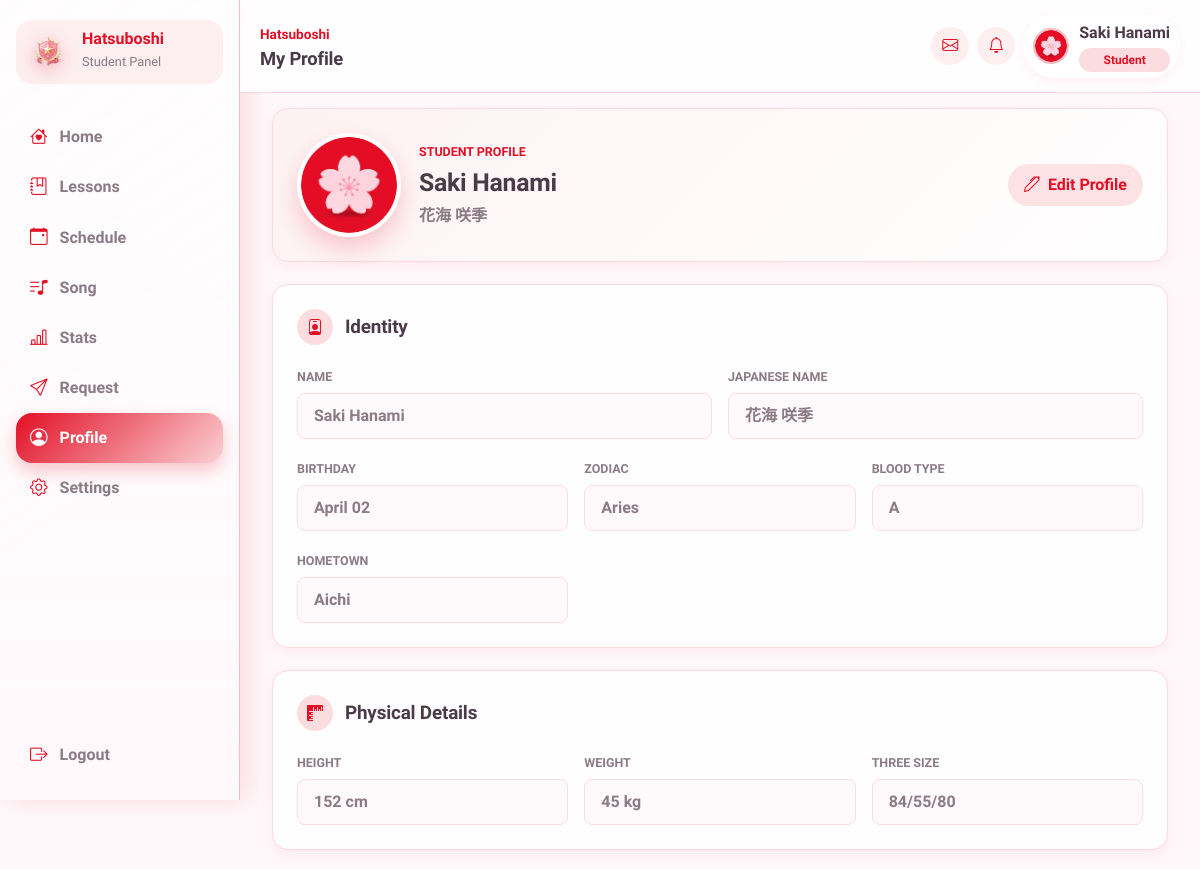
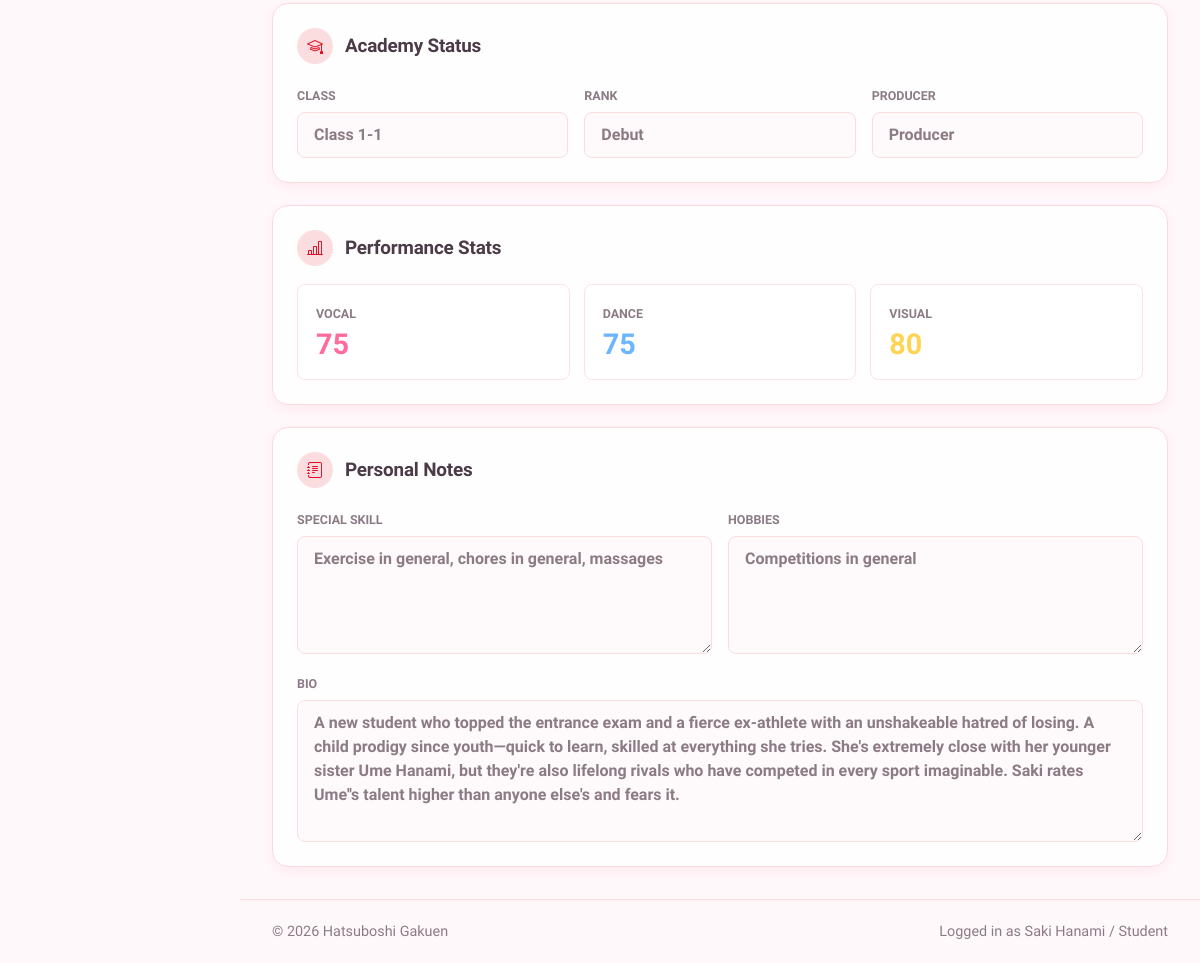
Page /student/profile.php (signed in) on the committed database (2 pictures, top to bottom).
### tables this page shows
CREATE TABLE `students` (
  `id` int(11) NOT NULL AUTO_INCREMENT,
  `user_id` int(11) NOT NULL,
  `name` varchar(100) NOT NULL,
  `name_jp` varchar(100) DEFAULT NULL,
  `birthday` date DEFAULT NULL,
  `zodiac` varchar(30) DEFAULT NULL,
  `blood_type` char(2) DEFAULT NULL,
  `height` int(11) DEFAULT NULL,
  `weight` int(11) DEFAULT NULL,
  `three_size` varchar(20) DEFAULT NULL,
  `hometown` varchar(50) DEFAULT NULL,
  `hobbies` text DEFAULT NULL,
  `special_skill` text DEFAULT NULL,
  `school_year` varchar(20) DEFAULT NULL,
  `rank` varchar(10) GENERATED ALWAYS AS (case when (`vocal` + `dance` + `visual`) * 2.3 >= 35000 then 'S5' when (`vocal` + `dance` + `visual`) * 2.3 >= 26000 then 'S4' when (`vocal` + `dance` + `visual`) * 2.3 >= 23000 then 'SSS+' when (`vocal` + `dance` + `visual`) * 2.3 >= 20000 then 'SSS' when (`vocal` + `dance` + `visual`) * 2.3 >= 16000 then 'SS' when (`vocal` + `dance` + `visual`) * 2.3 >= 14500 then 'S+' when (`vocal` + `dance` + `visual`) * 2.3 >= 13000 then 'S' when (`vocal` + `dance` + `visual`) * 2.3 >= 12000 then 'A+' when (`vocal` + `dance` + `visual`) * 2.3 >= 11000 then 'A' when (`vocal` + `dance` + `visual`) * 2.3 >= 10000 then 'B+' when (`vocal` + `dance` + `visual`) * 2.3 >= 9000 then 'B' when (`vocal` + `dance` + `visual`) * 2.3 >= 7500 then 'C+' when (`vocal` + `dance` + `visual`) * 2.3 >= 6500 then 'C' when (`vocal` + `dance` + `visual`) * 2.3 >= 5000 then 'D' when (`vocal` + `dance` + `visual`) * 2.3 >= 3000 then 'E' else 'Debut' end) STORED,
  `vocal` int(11) NOT NULL DEFAULT 0,
  `dance` int(11) NOT NULL DEFAULT 0,
  `visual` int(11) NOT NULL DEFAULT 0,
  `bio` text DEFAULT NULL,
  `producer_id` int(11) DEFAULT NULL,
  `producer_status` enum('active','removal_pending','released','unassigned') DEFAULT 'unassigned',
  `created_at` datetime NOT NULL DEFAULT current_timestamp(),
  `updated_at` datetime NOT NULL DEFAULT current_timestamp() ON UPDATE current_timestamp(),
  PRIMARY KEY (`id`),
  UNIQUE KEY `uniq_students_user_id` (`user_id`),
  KEY `idx_students_producer_id` (`producer_id`),
  KEY `idx_students_rank` (`rank`),
  CONSTRAINT `fk_students_producer` FOREIGN KEY (`producer_id`) REFERENCES `users` (`id`) ON DELETE SET NULL ON UPDATE CASCADE,
  CONSTRAINT `fk_students_user` FOREIGN KEY (`user_id`) REFERENCES `users` (`id`) ON DELETE CASCADE ON UPDATE CASCADE
);

CREATE TABLE `users` (
  `id` int(11) NOT NULL AUTO_INCREMENT,
  `username` varchar(50) NOT NULL,
  `password` varchar(255) NOT NULL,
  `role` enum('admin','producer','teacher','student') NOT NULL,
  `avatar` varchar(255) DEFAULT NULL,
  `is_active` tinyint(1) NOT NULL DEFAULT 1,
  `created_at` datetime NOT NULL DEFAULT current_timestamp(),
  `updated_at` datetime NOT NULL DEFAULT current_timestamp() ON UPDATE current_timestamp(),
  `last_login` datetime DEFAULT NULL,
  `theme_primary_color` varchar(20) DEFAULT '#FF6B9D',
  `theme_secondary_color` varchar(20) DEFAULT '#FFB3D1',
  PRIMARY KEY (`id`),
  UNIQUE KEY `uniq_users_username` (`username`),
  KEY `idx_users_role` (`role`),
  KEY `idx_users_is_active` (`is_active`)
);

### student/profile.php (the view, shortened to what this page needs)
<?php
require_once '../config/database.php';
function e(?string $value): string
{
    return htmlspecialchars($value ?? '', ENT_QUOTES, 'UTF-8');
}
function format_profile_birthday(?string $birthday): string
{
    return date('F d', strtotime($birthday));
}
$stmt = $pdo->prepare(
    'SELECT
    s.*,
    u.username,
    u.avatar,
    u.theme_primary_color,
    u.theme_secondary_color,
    p.username AS producer_name
    FROM students s
    INNER JOIN users u ON u.id = s.user_id
    LEFT JOIN users p ON p.id = s.producer_id
    WHERE s.user_id = ?
    LIMIT 1'
);
$stmt->execute([$_SESSION['id']]);
$student = $stmt->fetch();
$producer_status = $student['producer_status'] ?? 'unassigned';
$producer_status_label = ucwords(str_replace('_', ' ', $producer_status));
$producer_display = in_array($producer_status, ['active', 'removal_pending'], true)
    ? ($student['producer_name'] ?: 'Producer not found')
    : $producer_status_label;
$profile_avatar = trim((string) ($student['avatar'] ?? ''));
$default_student_avatar_path = '/gakumas-sms/assets/images/avatars/default.webp';
if ($profile_avatar !== '') {
    $profile_avatar_path = str_replace('\\', '/', $profile_avatar);
    if (!str_starts_with($profile_avatar_path, '/') && !preg_match('/^https?:\/\//i', $profile_avatar_path)) {
        $profile_avatar_path = '/gakumas-sms/assets/images/avatars/idols/' . rawurlencode($profile_avatar_path);
    }
} else {
    $profile_avatar_path = $default_student_avatar_path;
}
require_once '../includes/header.php';
require_once '../includes/sidebar.php';
?>
<main class="dashboard-main profile-main">
    <form action="/gakumas-sms/student/profile.php" method="post" class="profile-form" enctype="multipart/form-data">
    <section class="profile-hero card">
        <div class="profile-avatar-wrap">
            <img src="<?= e($profile_avatar_path) ?>" alt="<?= e($student['name']) ?>" class="profile-avatar" id="profileAvatarPreview">
        </div>
        <div class="profile-hero-copy">
            <p class="dashboard-eyebrow">Student Profile</p>
            <h2><?= e($student['name']) ?></h2>
            <?php if (!empty($student['name_jp'])): ?>
                <p lang="ja"><?= e($student['name_jp']) ?></p>
            <?php endif; ?>
        </div>
        <button type="button" class="profile-edit-button" id="profileEditButton" aria-pressed="false">
            <i class="bi bi-pen" aria-hidden="true"></i>
            Edit Profile
        </button>
    </section>
        <section class="card profile-card">
            <div class="profile-card-heading">
                <i class="bi bi-person-badge" aria-hidden="true"></i>
                <h2>Identity</h2>
            </div>
            <div class="row g-3">
                <div class="col-md-6">
                    <label for="name" class="form-label">Name</label>
                    <input type="text" id="name" name="name" class="form-control" value="<?= e($student['name']) ?>" readonly>
                </div>
                <div class="col-md-6">
                    <label for="name_jp" class="form-label">Japanese Name</label>
                    <input type="text" id="name_jp" name="name_jp" class="form-control" value="<?= e($student['name_jp']) ?>" readonly>
                </div>
                <div class="col-md-4">
                    <label for="birthday" class="form-label">Birthday</label>
                    <input type="text" id="birthday" name="birthday" class="form-control" value="<?= e(format_profile_birthday($student['birthday'])) ?>" readonly>
                </div>
                <div class="col-md-4">
                    <label for="zodiac" class="form-label">Zodiac</label>
                    <input type="text" id="zodiac" name="zodiac" class="form-control" value="<?= e($student['zodiac']) ?>" readonly>
                </div>
                <div class="col-md-4">
                    <label for="blood_type" class="form-label">Blood Type</label>
                    <input type="text" id="blood_type" name="blood_type" class="form-control" value="<?= e($student['blood_type']) ?>" readonly>
                </div>
                <div class="col-md-4">
                    <label for="hometown" class="form-label">Hometown</label>
                    <input type="text" id="hometown" name="hometown" class="form-control profile-editable" value="<?= e($student['hometown']) ?>" readonly>
                </div>
            </div>
        </section>
        <section class="card profile-card">
            <div class="profile-card-heading">
                <i class="bi bi-rulers" aria-hidden="true"></i>
                <h2>Physical Details</h2>
            </div>
            <div class="row g-3">
                <div class="col-md-4">
                    <label for="height" class="form-label">Height</label>
                    <input type="text" id="height" name="height" class="form-control" value="<?= e((string) $student['height']) ?> cm" readonly>
                </div>
                <div class="col-md-4">
                    <label for="weight" class="form-label">Weight</label>
                    <input type="text" id="weight" name="weight" class="form-control" value="<?= e((string) $student['weight']) ?> kg" readonly>
                </div>
                <div class="col-md-4">
                    <label for="three_size" class="form-label">Three Size</label>
                    <input type="text" id="three_size" name="three_size" class="form-control" value="<?= e($student['three_size']) ?>" readonly>
                </div>
            </div>
        </section>
        <section class="card profile-card">
            <div class="profile-card-heading">
                <i class="bi bi-mortarboard" aria-hidden="true"></i>
                <h2>Academy Status</h2>
            </div>
            <div class="row g-3">
                <div class="col-md-4">
                    <label for="school_year" class="form-label">Class</label>
                    <input type="text" id="school_year" name="school_year" class="form-control" value="<?= e($student['school_year']) ?>" readonly>
                </div>
                <div class="col-md-4">
                    <label for="rank" class="form-label">Rank</label>
                    <input type="text" id="rank" name="rank" class="form-control" value="<?= e($student['rank']) ?>" readonly>
                </div>
                <div class="col-md-4">
                    <label for="producer" class="form-label">Producer</label>
                    <input type="text" id="producer" name="producer" class="form-control" value="<?= e($producer_display) ?>" readonly>
                </div>
            </div>
        </section>
        <section class="card profile-card">
            <div class="profile-card-heading">
                <i class="bi bi-bar-chart-line" aria-hidden="true"></i>
                <h2>Performance Stats</h2>
            </div>
            <div class="profile-stat-grid">
                <div class="profile-stat vocal">
                    <span>Vocal</span>
                    <strong><?= (int) $student['vocal'] ?></strong>
                </div>
                <div class="profile-stat dance">
                    <span>Dance</span>
                    <strong><?= (int) $student['dance'] ?></strong>
                </div>
                <div class="profile-stat visual">
                    <span>Visual</span>
                    <strong><?= (int) $student['visual'] ?></strong>
                </div>
            </div>
        </section>
        <section class="card profile-card">
            <div class="profile-card-heading">
                <i class="bi bi-journal-text" aria-hidden="true"></i>
                <h2>Personal Notes</h2>
            </div>
            <div class="row g-3">
                <div class="col-md-6">
                    <label for="special_skill" class="form-label">Special Skill</label>
                    <textarea class="form-control profile-editable" name="special_skill" id="special_skill" rows="4" readonly><?= e($student['special_skill']) ?></textarea>
                </div>
                <div class="col-md-6">
                    <label for="hobbies" class="form-label">Hobbies</label>
                    <textarea class="form-control profile-editable" name="hobbies" id="hobbies" rows="4" readonly><?= e($student['hobbies']) ?></textarea>
                </div>
                <div class="col-12">
                    <label for="bio" class="form-label">Bio</label>
                    <textarea class="form-control profile-editable" name="bio" id="bio" rows="5" readonly><?= e($student['bio']) ?></textarea>
                </div>
            </div>
        </section>
    </form>
</main>
<?php require_once '../includes/footer.php'; ?>

### assets/css/theme.css (style rules this page uses)
:root { --primary-pink: #FF6B9D; --primary-pink-light: #FFB3D1; --primary-pink-pale: #FFF0F5; --accent-gold: #FFD700; --vocal-color: #FF6B9D; --dance-color: #6BB6FF; --visual-color: #FFD454; --text-primary: #4A3B47; --text-secondary: #8B7B85; --text-muted: #B5A8B0; --bg-page: #FFF8FB; --bg-card: #FFFFFF; --bg-soft: #FFF0F5; --bg-overlay: rgba(255, 240, 245, 0.85); --success: #7DD87D; --warning: #FFAB54; --error: #FF6B6B; --info: #6BB6FF; --primary: var(--primary-pink); --secondary: var(--primary-pink-light); --shadow-soft: 0 4px 12px rgba(255, 107, 157, 0.10); --shadow-medium: 0 6px 20px rgba(255, 107, 157, 0.15); --shadow-strong: 0 10px 30px rgba(255, 107, 157, 0.20); --radius-sm: 8px; --radius-md: 16px; --radius-lg: 24px; --radius-pill: 9999px; --space-1: 4px; --space-2: 8px; --space-3: 12px; --space-4: 16px; --space-5: 24px; --space-6: 32px; --space-7: 48px; --transition: 0.2s ease; }
body { font-family: 'M PLUS Rounded 1c', 'Quicksand', sans-serif; background: var(--bg-page); color: var(--text-primary); line-height: 1.6; -webkit-font-smoothing: antialiased; -moz-osx-font-smoothing: grayscale; }
h1, h2, h3, h4, h5, h6 { font-family: 'M PLUS Rounded 1c', sans-serif; font-weight: 700; color: var(--text-primary); letter-spacing: -0.01em; }
h2 { font-size: 1.625rem; margin-bottom: var(--space-4); }
.form-control { border: 2px solid var(--primary-pink-pale); border-radius: var(--radius-md); padding: 10px 16px; transition: border-color var(--transition), box-shadow var(--transition); }
.form-label { color: var(--text-secondary); font-weight: 500; margin-bottom: var(--space-2); }
.card { background: var(--bg-card); border: none; border-radius: var(--radius-md); box-shadow: var(--shadow-soft); transition: transform var(--transition), box-shadow var(--transition); }

### assets/css/pages/dashboard.css (style rules this page uses)
.dashboard-main { margin-left: 240px; padding: 108px 32px 32px; }
.dashboard-eyebrow { margin: 0 0 6px; color: var(--primary); font-size: 0.78rem; font-weight: 800; letter-spacing: 0; text-transform: uppercase; }

### rows in the picture
students: user+name (picture), name "Saki Hanami", name_jp "花海 咲季", birthday "April 02", zodiac "Aries", blood_type "A", hometown "Aichi", height "152 cm", weight "45 kg", three_size "84/55/80", school_year "Class 1-1", rank "Debut", producer "Producer", vocal "75", dance "75", visual "80", special_skill "Exercise in general, chores in general, massages", hobbies "Competitions in general", bio "A new student who topped the entrance exam and a fierce ex-athlete with an unshakeable hatred of losing. A child prodigy since youth—quick to learn, skilled at everything she tries. She's extremely close with her younger sister Ume Hanami, but they're also lifelong rivals who have competed in every sport imaginable. Saki rates Ume''s talent higher than anyone else's and fears it."

### other values in the picture
$page_title "My Profile"
$username "Saki Hanami"
$role_label "Student"
$panel_label "Student Panel"
$item['label'] "Home"
$item['label'] "Lessons"
$item['label'] "Schedule"
$item['label'] "Song"
$item['label'] "Stats"
$item['label'] "Request"
$item['label'] "Profile"
$item['label'] "Settings"
$_SESSION['user_name'] "Saki Hanami"
$_SESSION['role'] "Student"
